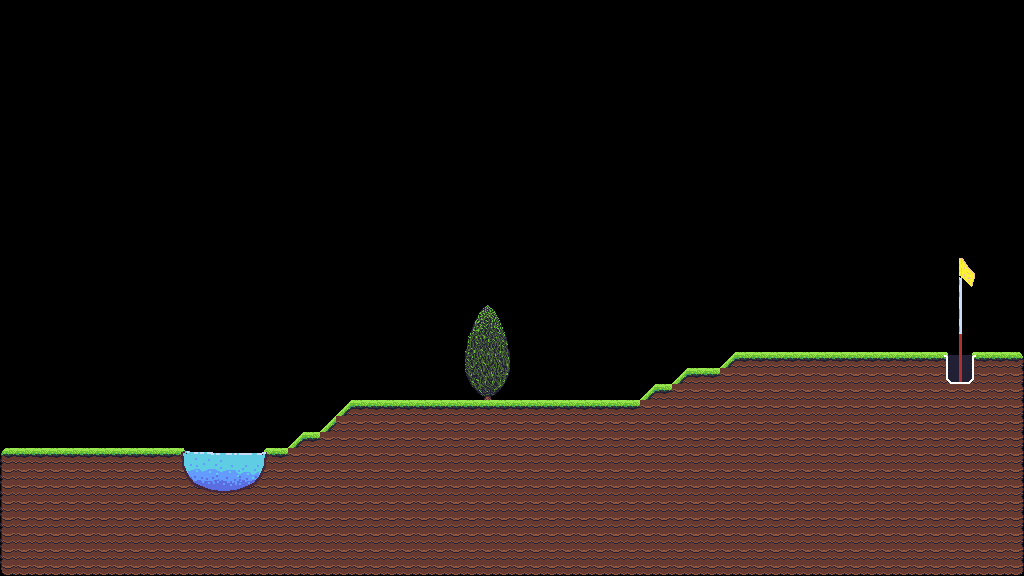

This game map was drawn from its Tiled (.tmx) file and the tilesets committed beside it. A one-line description and the trimmed map source follow:
An orthogonal 64x36 tile map with 16x16 px tiles, 1 tile layer (Level), 2 tilesets and 206 objects (129x collide, 2x finish, juniper).

<map version="1.10" tiledversion="1.11.1" orientation="orthogonal" renderorder="right-down" width="64" height="36" tilewidth="16" tileheight="16" infinite="0" nextlayerid="9" nextobjectid="9274">
 <tileset firstgid="1" name="prototype" tilewidth="16" tileheight="16" tilecount="128" columns="16">
  <image source="images/prototype.png" width="256" height="128" />
  <tile id="0" type="ground" />
  <tile id="1" type="ground" />
  <tile id="2" type="ground" />
  <tile id="3" type="ground" />
  <tile id="4" type="ground" />
 </tileset>
 <tileset firstgid="129" name="all2" tilewidth="16" tileheight="16" tilecount="210" columns="14">
  <image source="images/all2.png" width="224" height="244" />
 </tileset>
 <layer id="1" name="Level" width="64" height="36">
  <data>[2304 cells, 741 non-empty, 63 distinct tile ids]</data>
 </layer>
 <objectgroup id="8" name="Pool_Object">
  <object id="9261" x="196.25" y="484.125">
   <polygon points="0,0 18.125,7.25 35.625,7.125 50.625,2.875 44.75,9.125 10.875,9.25" />
  </object>
  <object id="9263" x="196.25" y="484.125">
   <polygon points="0,0 18.125,7.25 35.625,7.125 50.625,2.875 44.75,9.125 10.875,9.25" />
  </object>
  <object id="9263" x="196.25" y="484.125">
   <polygon points="0,0 18.125,7.25 35.625,7.125 50.625,2.875 44.75,9.125 10.875,9.25" />
  </object>
 </objectgroup>
 <objectgroup id="7" name="Bushes_Leaf_Object">
  <object id="9123" name="juniper" x="464" y="304" width="51" height="94.5" />
 </objectgroup>
 <objectgroup id="6" name="Bushes_Object">
  <object id="9119" x="469.818" y="334.546">
   <polygon points="0,0 18,-28.7273 34,-0.181818" />
  </object>
  <object id="9120" x="469.909" y="335.647">
   <polygon points="0,0 34,-0.919192 38.9091,31.6202 -3.81818,32.1717" />
  </object>
  <object id="9121" x="465.909" y="368.553">
   <polygon points="0,0 42.8182,-0.643514 37.5455,15.5363 5.54545,15.7201" />
  </object>
  <object id="9122" x="472" y="384.916">
   <polygon points="0,0 31.0909,-0.280098 21,9.71007 11.1818,10.0835" />
  </object>
  <object id="9119" x="469.818" y="334.546">
   <polygon points="0,0 18,-28.7273 34,-0.181818" />
  </object>
  <object id="9120" x="469.909" y="335.647">
   <polygon points="0,0 34,-0.919192 38.9091,31.6202 -3.81818,32.1717" />
  </object>
  <object id="9121" x="465.909" y="368.553">
   <polygon points="0,0 42.8182,-0.643514 37.5455,15.5363 5.54545,15.7201" />
  </object>
  <object id="9122" x="472" y="384.916">
   <polygon points="0,0 31.0909,-0.280098 21,9.71007 11.1818,10.0835" />
  </object>
 </objectgroup>
 <objectgroup id="2" name="Ground_Object">
  <object id="9061" type="collide" x="1008" y="352" width="16" height="16" />
  <object id="9062" type="collide" x="0" y="448" width="16" height="16" />
  <object id="9063" type="collide" x="736" y="352" width="16" height="16" />
  <object id="9064" type="collide" x="752" y="352" width="16" height="16" />
  <object id="9065" type="collide" x="768" y="352" width="16" height="16" />
  <object id="9066" type="collide" x="784" y="352" width="16" height="16" />
  <object id="9067" type="collide" x="800" y="352" width="16" height="16" />
  <object id="9068" type="collide" x="816" y="352" width="16" height="16" />
  <object id="9069" type="collide" x="832" y="352" width="16" height="16" />
  <object id="9070" type="collide" x="848" y="352" width="16" height="16" />
  <object id="9071" type="collide" x="864" y="352" width="16" height="16" />
  <object id="9072" type="collide" x="880" y="352" width="16" height="16" />
  <object id="9073" type="collide" x="896" y="352" width="16" height="16" />
  <object id="9074" type="collide" x="912" y="352" width="16" height="16" />
  <object id="9075" type="collide" x="928" y="352" width="16" height="16" />
  <object id="9076" type="collide" x="976" y="352" width="16" height="16" />
  <object id="9077" type="collide" x="992" y="352" width="16" height="16" />
  <object id="9078" type="collide" x="688" y="368" width="16" height="16" />
  <object id="9079" type="collide" x="704" y="368" width="16" height="16" />
  <object id="9080" type="collide" x="656" y="384" width="16" height="16" />
  <object id="9081" type="collide" x="352" y="400" width="16" height="16" />
  <object id="9082" type="collide" x="368" y="400" width="16" height="16" />
  <object id="9083" type="collide" x="384" y="400" width="16" height="16" />
  <object id="9084" type="collide" x="400" y="400" width="16" height="16" />
  <object id="9085" type="collide" x="416" y="400" width="16" height="16" />
  <object id="9086" type="collide" x="432" y="400" width="16" height="16" />
  <object id="9087" type="collide" x="448" y="400" width="16" height="16" />
  <object id="9088" type="collide" x="512" y="400" width="16" height="16" />
  <object id="9089" type="collide" x="528" y="400" width="16" height="16" />
  <object id="9090" type="collide" x="544" y="400" width="16" height="16" />
  <object id="9091" type="collide" x="560" y="400" width="16" height="16" />
  <object id="9092" type="collide" x="576" y="400" width="16" height="16" />
  <object id="9093" type="collide" x="592" y="400" width="16" height="16" />
  <object id="9094" type="collide" x="608" y="400" width="16" height="16" />
  <object id="9095" type="collide" x="624" y="400" width="16" height="16" />
  <object id="9096" type="collide" x="304" y="432" width="16" height="16" />
  <object id="9097" type="collide" x="16" y="448" width="16" height="16" />
  <object id="9098" type="collide" x="32" y="448" width="16" height="16" />
  <object id="9099" type="collide" x="48" y="448" width="16" height="16" />
  <object id="9100" type="collide" x="64" y="448" width="16" height="16" />
  <object id="9101" type="collide" x="80" y="448" width="16" height="16" />
  <object id="9102" type="collide" x="96" y="448" width="16" height="16" />
  <object id="9103" type="collide" x="112" y="448" width="16" height="16" />
  <object id="9104" type="collide" x="128" y="448" width="16" height="16" />
  <object id="9105" type="collide" x="144" y="448" width="16" height="16" />
  <object id="9106" type="collide" x="160" y="448" width="16" height="16" />
  <object id="9107" type="collide" x="272" y="448" width="16" height="16" />
  <object id="9108" type="collide" x="0" y="560" width="16" height="16" />
  <object id="9109" type="collide" x="0" y="464" width="16" height="16" />
  <object id="9110" type="collide" x="0" y="480" width="16" height="16" />
  <object id="9111" type="collide" x="0" y="496" width="16" height="16" />
  <object id="9112" type="collide" x="0" y="512" width="16" height="16" />
  <object id="9113" type="collide" x="0" y="528" width="16" height="16" />
  <object id="9114" type="collide" x="0" y="544" width="16" height="16" />
  <object id="9124" type="collide" x="1008" y="560" width="16" height="16" />
  <object id="9125" type="collide" x="1008" y="368" width="16" height="16" />
  <object id="9126" type="collide" x="1008" y="384" width="16" height="16" />
  <object id="9127" type="collide" x="1008" y="400" width="16" height="16" />
  <object id="9128" type="collide" x="1008" y="416" width="16" height="16" />
  <object id="9129" type="collide" x="1008" y="432" width="16" height="16" />
  <object id="9130" type="collide" x="1008" y="448" width="16" height="16" />
  <object id="9131" type="collide" x="1008" y="464" width="16" height="16" />
  <object id="9132" type="collide" x="1008" y="480" width="16" height="16" />
  <object id="9133" type="collide" x="1008" y="496" width="16" height="16" />
  <object id="9134" type="collide" x="1008" y="512" width="16" height="16" />
  <object id="9135" type="collide" x="1008" y="528" width="16" height="16" />
  </objectgroup>
 <objectgroup id="3" name="Hole_Object">
  <!-- 8 objects omitted --></objectgroup>
 <objectgroup id="5" name="Spawn_Object">
  <!-- 1 objects omitted --></objectgroup>
</map>
<!-- 128 of 206 objects omitted -->
